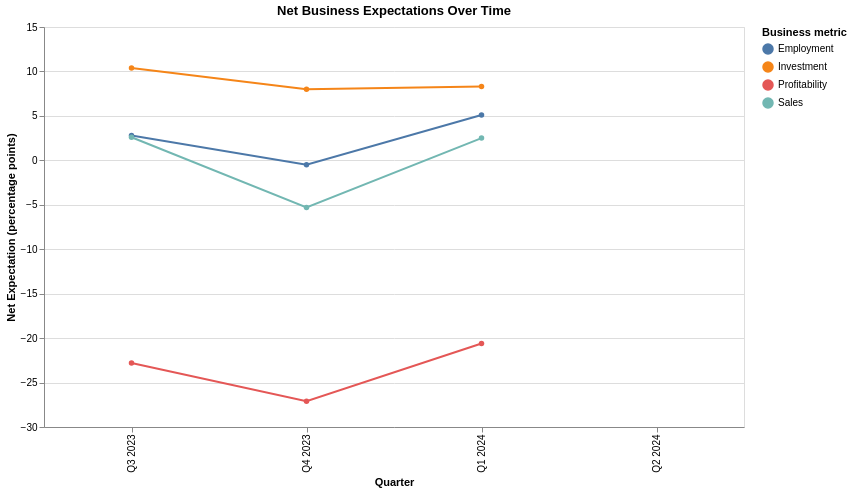

Notebook code for this chart:
### Markdown cell above
# Net Business Expectations Over Time

### Code cell
net_chart = (

    alt.Chart(net_expectation)

    .mark_line(point=True)

    .encode(

        x=alt.X(
            "quarter:N",
            sort=[
                "Q3 2023",
                "Q4 2023",
                "Q1 2024",
                "Q2 2024"
            ],
            title="Quarter"
        ),

        y=alt.Y(
            "net_expectation:Q",
            title="Net Expectation (percentage points)"
        ),

        color=alt.Color(
            "business_information:N",
            title="Business metric"
        ),

        tooltip=[
            alt.Tooltip(
                "quarter:N",
                title="Quarter"
            ),

            alt.Tooltip(
                "business_information:N",
                title="Business metric"
            ),

            alt.Tooltip(
                "net_expectation:Q",
                title="Net expectation",
                format=".1f"
            )
        ]

    )

    .properties(
        title="Net Business Expectations Over Time",
        width=700,
        height=400
    )
)

net_chart

### Figure 1 — Vega-Lite specification as saved in the notebook (floating-point values rounded to 4 significant figures)
{"config": {"view": {"continuousWidth": 300, "continuousHeight": 300}}, "data": {"name": "data-dc30d20e4bff8a3239c24c016e003322"}, "mark": {"type": "line", "point": true}, "encoding": {"color": {"field": "business_information", "title": "Business metric", "type": "nominal"}, "tooltip": [{"field": "quarter", "title": "Quarter", "type": "nominal"}, {"field": "business_information", "title": "Business metric", "type": "nominal"}, {"field": "net_expectation", "format": ".1f", "title": "Net expectation", "type": "quantitative"}], "x": {"field": "quarter", "sort": ["Q3 2023", "Q4 2023", "Q1 2024", "Q2 2024"], "title": "Quarter", "type": "nominal"}, "y": {"field": "net_expectation", "title": "Net Expectation (percentage points)", "type": "quantitative"}}, "height": 400, "title": "Net Business Expectations Over Time", "width": 700, "$schema": "https://vega.github.io/schema/vega-lite/v5.20.1.json", "datasets": {"data-dc30d20e4bff8a3239c24c016e003322": [{"quarter": "Q1 2024", "business_information": "Employment", "decrease": 6.0, "increase": 11.1, "stay the same": 82.9, "net_expectation": 5.1}, {"quarter": "Q1 2024", "business_information": "Investment", "decrease": 9.3, "increase": 17.6, "stay the same": 57.0, "net_expectation": 8.3}, {"quarter": "Q1 2024", "business_information": "Profitability", "decrease": 31.8, "increase": 11.2, "stay the same": 54.4, "net_expectation": -20.6}, {"quarter": "Q1 2024", "business_information": "Sales", "decrease": 15.3, "increase": 17.8, "stay the same": 63.1, "net_expectation": 2.5}, {"quarter": "Q2 2024", "business_information": "Employment", "decrease": null, "increase": 13.2, "stay the same": 81.5, "net_expectation": null}, {"quarter": "Q2 2024", "business_information": "Investment", "decrease": null, "increase": 17.6, "stay the same": 56.3, "net_expectation": null}, {"quarter": "Q2 2024", "business_information": "Profitability", "decrease": null, "increase": 13.3, "stay the same": 53.7, "net_expectation": null}, {"quarter": "Q2 2024", "business_information": "Sales", "decrease": null, "increase": 20.7, "stay the same": 63.7, "net_expectation": null}, {"quarter": "Q3 2023", "business_information": "Employment", "decrease": 8.8, "increase": 11.6, "stay the same": 79.6, "net_expectation": 2.8}, {"quarter": "Q3 2023", "business_information": "Investment", "decrease": 9.0, "increase": 19.4, "stay the same": 56.3, "net_expectation": 10.4}, {"quarter": "Q3 2023", "business_information": "Profitability", "decrease": 33.5, "increase": 10.7, "stay the same": 52.9, "net_expectation": -22.8}, {"quarter": "Q3 2023", "business_information": "Sales", "decrease": 15.8, "increase": 18.4, "stay the same": 62.4, "net_expectation": 2.6}, {"quarter": "Q4 2023", "business_information": "Employment", "decrease": 11.0, "increase": 10.5, "stay the same": 78.5, "net_expectation": -0.5}, {"quarter": "Q4 2023", "business_information": "Investment", "decrease": 10.0, "increase": 18.0, "stay the same": 57.1, "net_expectation": 8.0}, {"quarter": "Q4 2023", "business_information": "Profitability", "decrease": 36.1, "increase": 9.0, "stay the same": 52.2, "net_expectation": -27.1}, {"quarter": "Q4 2023", "business_information": "Sales", "decrease": 21.0, "increase": 15.7, "stay the same": 59.9, "net_expectation": -5.3}]}}
